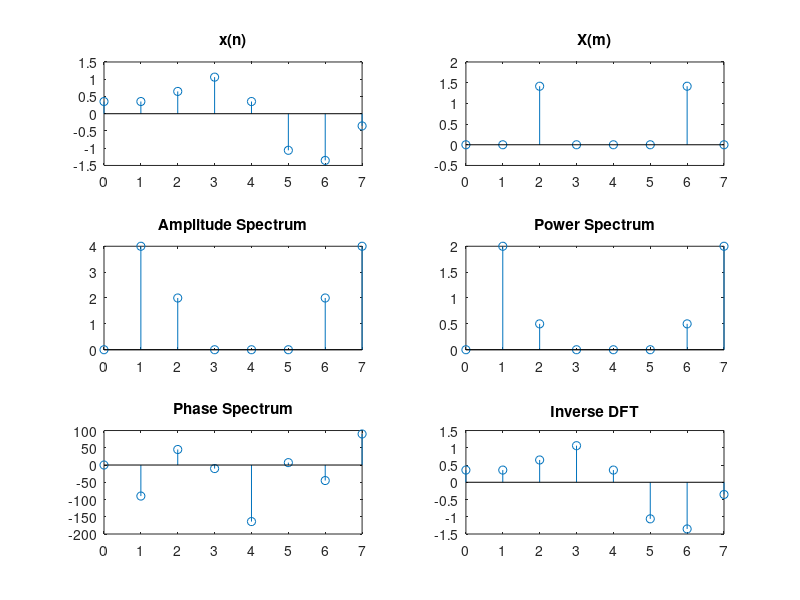

The MATLAB source for this figure:
clc;
clear;
close;

fs=8000;
ts=1/fs;
N=8;
n=0:N-1;
x=sin(2*pi*1000*n*ts) + 0.5*sin(2*pi*2000*n*ts + 3*pi/4);
X = zeros(N,1);
for m = 1:N
    for n = 1:N
        X(m) = X(m) + x(n)*exp(-2j*pi*(n-1)*(m-1)/N);
    end
end
n=0:N-1;
subplot(3,2,1);
stem(n,x)
title('x(n)')
subplot(3,2,2);
stem(n,real(X))
title('X(m)')
subplot(3,2,3);
stem(n,abs(X))
title('Amplitude Spectrum')
y = abs(X).^2/N;
subplot(3,2,4);
stem(n,y)
title('Power Spectrum')
subplot(3,2,5);
stem(n,angle(X)*180/pi)
title('Phase Spectrum')
subplot(3,2,6);
stem(n,real(ifft(X)))
title('Inverse DFT')